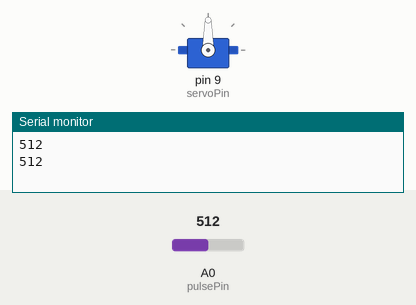
A sketch run on a simulated Arduino Uno, built with avr-gcc and run on an emulated ATmega328P. Parts: servo, the last lines printed to the serial monitor. The inputs (shaded band) are chosen by the test bench; at power-on: A0 (pulsePin) = 512.

Above: at 1.8 s.
1.9 s: A0 (pulsePin) set to 11
3.4 s: A0 (pulsePin) set to 8
At 4.45 s:
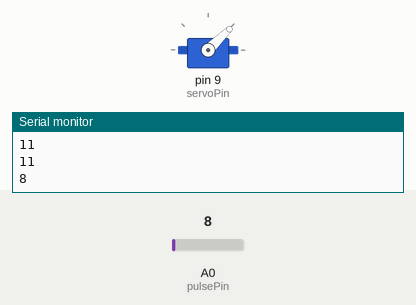
At 11.8 s:
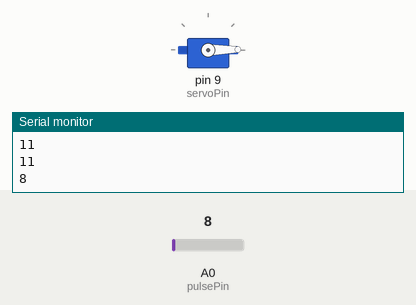
Timing chart, 0 to 12.9 s (numbered marks = the images above; inputs shaded):
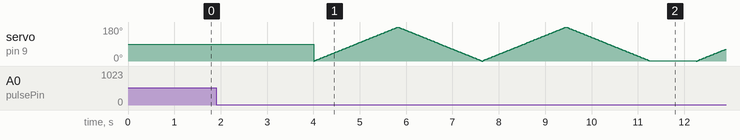

The sketch:

pulsetomotor.ino
```cpp
#include <Servo.h>

Servo myServo;  // 서보 모터 제어를 위한 서보 객체 생성
int pulsePin = A0;  // 심박 센서의 데이터를 읽을 아날로그 핀 설정
int servoPin = 9;   // 서보 모터 연결 핀 설정
int pulseValue;
int angle = 0;    // 심박 센서로부터 읽은 값을 저장할 변수

void setup() {
  myServo.attach(servoPin);  // 서보 모터 핀을 서보 객체에 연결
  Serial.begin(9600);        // 시리얼 통신 시작
}

void loop() {
  pulseValue = analogRead(pulsePin);  // 심박 센서에서 심박 데이터 읽기
  Serial.println(pulseValue);         // 시리얼 모니터에 심박 데이터 출력

  if (pulseValue < 10) {
    for(angle=0; angle<180; angle++){
      myServo.write(angle);
      delay(10);
    }
    for(angle=180; angle>0; angle--){
      myServo.write(angle);
      delay(10);
    } for(angle=0; angle<180; angle++){
      myServo.write(angle);
      delay(10);
    }
    for(angle=180; angle>0; angle--){
      myServo.write(angle);
      delay(10);
    }
  } else {
    // 심박 데이터가 10 이상일 경우 필요한 로직을 추가
  }

  // 다음 심박 데이터 읽기 전에 잠시 대기, 너무 빠른 반복을 피하기 위함
  delay(1000);
}
```

Measured:
- the behaviour switches between 10 and 9 on A0 (pulsePin) (found by bisection; images 0 and 1)
